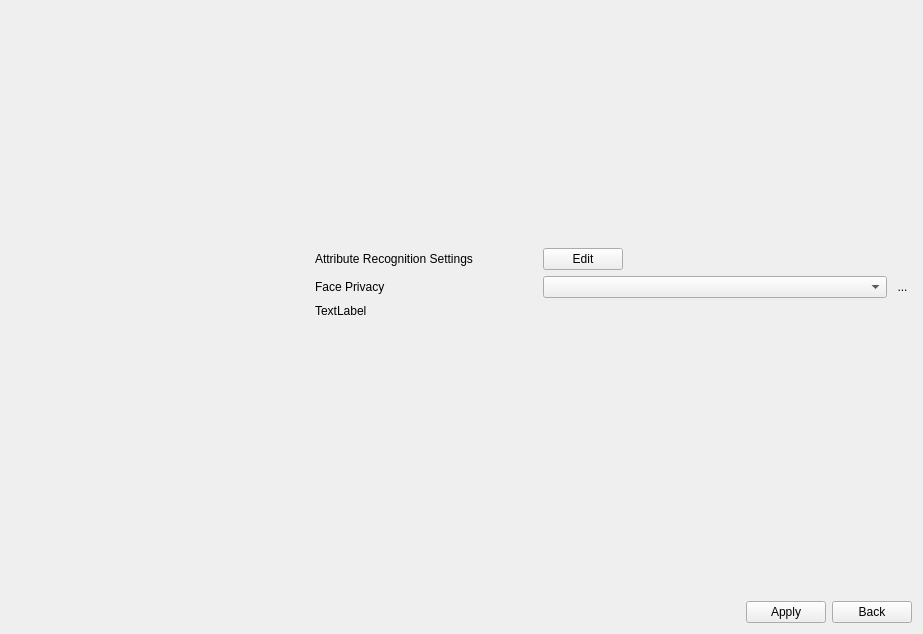
<?xml version="1.0" encoding="UTF-8"?>
<ui version="4.0">
 <class>TabFaceAdvanced</class>
 <widget class="QWidget" name="TabFaceAdvanced">
  <property name="geometry">
   <rect>
    <x>0</x>
    <y>0</y>
    <width>923</width>
    <height>634</height>
   </rect>
  </property>
  <property name="windowTitle">
   <string>Form</string>
  </property>
  <layout class="QGridLayout" name="gridLayout_2">
   <item row="0" column="0">
    <widget class="CommonVideo" name="commonVideo" native="true">
     <property name="sizePolicy">
      <sizepolicy hsizetype="Preferred" vsizetype="Preferred">
       <horstretch>1</horstretch>
       <verstretch>0</verstretch>
      </sizepolicy>
     </property>
     <property name="minimumSize">
      <size>
       <width>0</width>
       <height>100</height>
      </size>
     </property>
    </widget>
   </item>
   <item row="0" column="1">
    <widget class="ButtonGroup" name="widgetButtonGroup" native="true">
     <property name="sizePolicy">
      <sizepolicy hsizetype="Expanding" vsizetype="Expanding">
       <horstretch>2</horstretch>
       <verstretch>2</verstretch>
      </sizepolicy>
     </property>
    </widget>
   </item>
   <item row="1" column="1">
    <widget class="QWidget" name="widgetConcent" native="true">
     <property name="sizePolicy">
      <sizepolicy hsizetype="Preferred" vsizetype="Preferred">
       <horstretch>0</horstretch>
       <verstretch>3</verstretch>
      </sizepolicy>
     </property>
     <layout class="QHBoxLayout" name="horizontalLayout_2">
      <property name="leftMargin">
       <number>0</number>
      </property>
      <property name="topMargin">
       <number>0</number>
      </property>
      <property name="rightMargin">
       <number>0</number>
      </property>
      <property name="bottomMargin">
       <number>0</number>
      </property>
      <item>
       <widget class="QWidget" name="widget" native="true">
        <property name="sizePolicy">
         <sizepolicy hsizetype="Preferred" vsizetype="Preferred">
          <horstretch>2</horstretch>
          <verstretch>0</verstretch>
         </sizepolicy>
        </property>
        <layout class="QVBoxLayout" name="verticalLayout">
         <property name="leftMargin">
          <number>0</number>
         </property>
         <property name="topMargin">
          <number>0</number>
         </property>
         <property name="rightMargin">
          <number>0</number>
         </property>
         <property name="bottomMargin">
          <number>0</number>
         </property>
         <item>
          <widget class="QWidget" name="widget_4" native="true">
           <layout class="QGridLayout" name="gridLayout">
            <property name="leftMargin">
             <number>0</number>
            </property>
            <property name="topMargin">
             <number>0</number>
            </property>
            <property name="rightMargin">
             <number>0</number>
            </property>
            <property name="bottomMargin">
             <number>0</number>
            </property>
            <item row="0" column="1">
             <widget class="QWidget" name="widget_7" native="true">
              <property name="sizePolicy">
               <sizepolicy hsizetype="Preferred" vsizetype="Preferred">
                <horstretch>5</horstretch>
                <verstretch>0</verstretch>
               </sizepolicy>
              </property>
              <layout class="QHBoxLayout" name="horizontalLayout_6">
               <property name="leftMargin">
                <number>0</number>
               </property>
               <property name="topMargin">
                <number>0</number>
               </property>
               <property name="rightMargin">
                <number>0</number>
               </property>
               <property name="bottomMargin">
                <number>0</number>
               </property>
               <item>
                <widget class="MyPushButton" name="pushButtonEdit">
                 <property name="text">
                  <string>Edit</string>
                 </property>
                </widget>
               </item>
               <item>
                <spacer name="horizontalSpacer_5">
                 <property name="orientation">
                  <enum>Qt::Horizontal</enum>
                 </property>
                 <property name="sizeHint" stdset="0">
                  <size>
                   <width>361</width>
                   <height>20</height>
                  </size>
                 </property>
                </spacer>
               </item>
              </layout>
             </widget>
            </item>
            <item row="0" column="0">
             <widget class="QLabel" name="labelAttroniteSettings">
              <property name="sizePolicy">
               <sizepolicy hsizetype="Preferred" vsizetype="Preferred">
                <horstretch>3</horstretch>
                <verstretch>0</verstretch>
               </sizepolicy>
              </property>
              <property name="text">
               <string>Attribute Recognition Settings</string>
              </property>
             </widget>
            </item>
            <item row="1" column="0">
             <widget class="QLabel" name="labelFacePrivacy">
              <property name="text">
               <string>Face Privacy</string>
              </property>
             </widget>
            </item>
            <item row="1" column="1">
             <widget class="QWidget" name="widget_3" native="true">
              <property name="minimumSize">
               <size>
                <width>0</width>
                <height>0</height>
               </size>
              </property>
              <layout class="QHBoxLayout" name="horizontalLayout_3">
               <property name="leftMargin">
                <number>0</number>
               </property>
               <property name="topMargin">
                <number>0</number>
               </property>
               <property name="rightMargin">
                <number>0</number>
               </property>
               <property name="bottomMargin">
                <number>0</number>
               </property>
               <item>
                <widget class="ComboBox" name="comboBoxFacePrivacy"/>
               </item>
               <item>
                <widget class="QToolButton" name="toolButtonTip">
                 <property name="styleSheet">
                  <string notr="true">QToolButton
{
border: 0px;
}</string>
                 </property>
                 <property name="text">
                  <string>...</string>
                 </property>
                 <property name="icon">
                  <iconset>
                   <normaloff>../../resource/common/note.png</normaloff>../../resource/common/note.png</iconset>
                 </property>
                 <property name="checkable">
                  <bool>true</bool>
                 </property>
                </widget>
               </item>
              </layout>
             </widget>
            </item>
           </layout>
          </widget>
         </item>
         <item>
          <widget class="BlueLabel" name="labelTip">
           <property name="text">
            <string>TextLabel</string>
           </property>
          </widget>
         </item>
         <item>
          <spacer name="verticalSpacer">
           <property name="orientation">
            <enum>Qt::Vertical</enum>
           </property>
           <property name="sizeType">
            <enum>QSizePolicy::Expanding</enum>
           </property>
           <property name="sizeHint" stdset="0">
            <size>
             <width>20</width>
             <height>1</height>
            </size>
           </property>
          </spacer>
         </item>
        </layout>
       </widget>
      </item>
     </layout>
    </widget>
   </item>
   <item row="2" column="0" colspan="2">
    <widget class="QWidget" name="widget_2" native="true">
     <layout class="QHBoxLayout" name="horizontalLayout">
      <property name="leftMargin">
       <number>0</number>
      </property>
      <property name="topMargin">
       <number>0</number>
      </property>
      <property name="rightMargin">
       <number>0</number>
      </property>
      <property name="bottomMargin">
       <number>0</number>
      </property>
      <item>
       <widget class="WidgetMessage" name="widgetMessage" native="true"/>
      </item>
      <item>
       <spacer name="horizontalSpacer">
        <property name="orientation">
         <enum>Qt::Horizontal</enum>
        </property>
        <property name="sizeHint" stdset="0">
         <size>
          <width>40</width>
          <height>20</height>
         </size>
        </property>
       </spacer>
      </item>
      <item>
       <widget class="MyPushButton" name="pushButtonApply">
        <property name="text">
         <string>Apply</string>
        </property>
       </widget>
      </item>
      <item>
       <widget class="MyPushButton" name="pushButtonBack">
        <property name="text">
         <string>Back</string>
        </property>
       </widget>
      </item>
     </layout>
    </widget>
   </item>
  </layout>
 </widget>
 <customwidgets>
  <customwidget>
   <class>ComboBox</class>
   <extends>QComboBox</extends>
   <header>combobox.h</header>
  </customwidget>
  <customwidget>
   <class>MyPushButton</class>
   <extends>QPushButton</extends>
   <header>mypushbutton.h</header>
  </customwidget>
  <customwidget>
   <class>BlueLabel</class>
   <extends>QLabel</extends>
   <header>bluelabel.h</header>
  </customwidget>
  <customwidget>
   <class>WidgetMessage</class>
   <extends>QWidget</extends>
   <header>widgetmessage.h</header>
   <container>1</container>
  </customwidget>
  <customwidget>
   <class>CommonVideo</class>
   <extends>QWidget</extends>
   <header>commonvideo.h</header>
   <container>1</container>
  </customwidget>
  <customwidget>
   <class>ButtonGroup</class>
   <extends>QWidget</extends>
   <header>buttongroup.h</header>
   <container>1</container>
  </customwidget>
 </customwidgets>
 <resources/>
 <connections/>
</ui>
